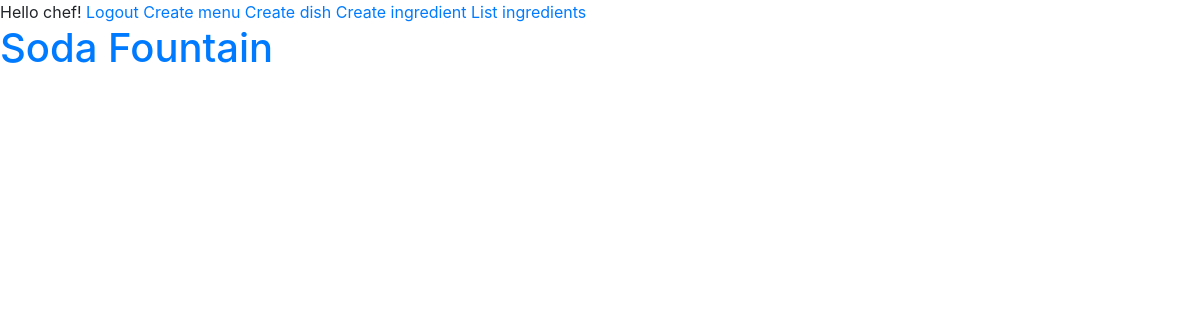
Page / (signed in) on the earlier database version.
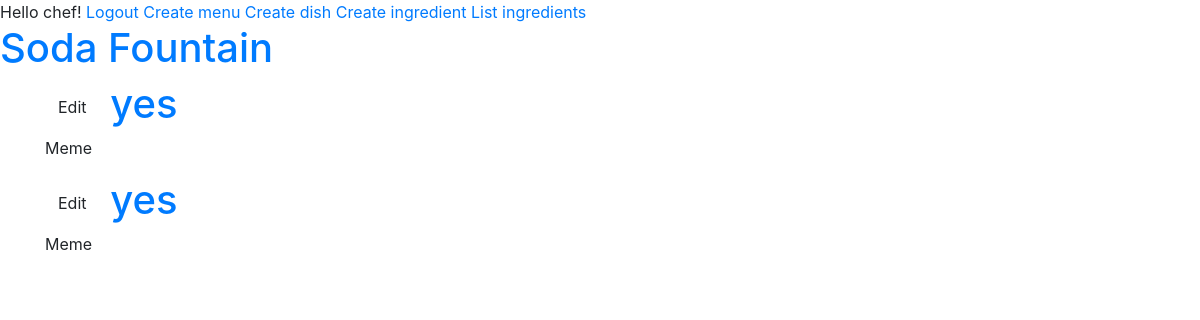
Same page on the later database version.
### menu/models.py (models this page shows, shortened)
class Menu(models.Model):
    dishes = models.ManyToManyField('Dish', related_name='dishes')
    season = models.CharField(max_length=200)
    created_date = models.DateField(default=datetime.date.today)
    expiration_date = models.DateField(blank=True, null=True)
    class Meta:
        ordering = ['expiration_date', 'created_date', 'season']

class Dish(models.Model):
    chef = models.ForeignKey('auth.User', models.CASCADE)
    ingredients = models.ManyToManyField('Ingredient', related_name='ingredients')
    created_date = models.DateField(default=datetime.date.today)
    name = models.CharField(max_length=200)
    description = models.TextField()
    standard = models.BooleanField(default=False)
    def __str__(self):
        return self.name

### menu/views.py (the view)
# urls.py: path('', views.list_menus, name='list'),
def list_menus(request):
    menus = Menu.objects.exclude(
        expiration_date__lte=datetime.date.today()
    ).prefetch_related('dishes')
    return render(request, 'menu/list_menus.html', {'menus': menus})

### menu/templates/menu/list_menus.html (shortened to what this page needs)
{% extends 'menu/base.html' %}
{% block content %}
    {% for menu in menus %}
        <h1>
            {% if user.is_authenticated %}
                <a class="btn btn-default" href="{% url 'menu:edit_menu' menu.pk %}">Edit</a>
            {% endif %}
            <a href="{% url 'menu:detail_menu' menu.pk %}">{{ menu.season }}</a>
        </h1>
        <p>{{ menu.dishes.all|join:", "}}</p>
    {% endfor %}
{% endblock %}

Differences in the rows shown:
added Menu: season "yes", dishes.all "Meme"
added Menu: season "yes", dishes.all "Meme"
